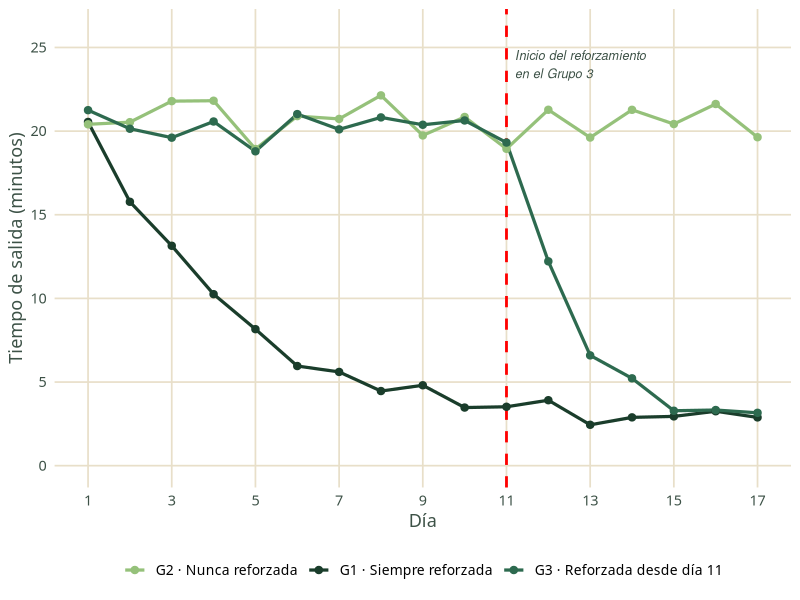

Write the R code that produced this figure.
## ---- chunk 1
library(ggplot2)
library(dplyr)

# Datos simulados del experimento de Tolman
set.seed(42)

dias <- 1:17

# G1: Siempre reforzada - aprende rápido y se estabiliza bajo
g1 <- c(20, 16, 13, 10, 8, 6, 5, 4.5, 4, 3.5, 3, 3, 3, 3, 3, 3, 3) + 
      rnorm(17, 0, 0.4)

# G2: Nunca reforzada - mejora muy poco, queda alto
g2 <- c(22, 22, 21, 22, 20, 21, 20, 21, 20, 21, 20, 21, 20, 21, 20, 21, 20) + 
      rnorm(17, 0, 0.6)

# G3: Sin reforzar hasta día 11, luego cae abruptamente como G1
g3 <- c(21, 21, 20, 21, 20, 21, 20, 21, 20, 21, 20,   # días 1-11
        12, 7, 4.5, 3.5, 3, 3) +                       # días 12-17
      rnorm(17, 0, 0.5)

datos_tolman <- data.frame(
  dia = rep(dias, 3),
  tiempo = c(g1, g2, g3),
  grupo = factor(rep(c("G1 · Siempre reforzada",
                       "G2 · Nunca reforzada",
                       "G3 · Reforzada desde día 11"),
                     each = 17),
                 levels = c("G2 · Nunca reforzada",
                            "G1 · Siempre reforzada",
                            "G3 · Reforzada desde día 11"))
)

# Paleta verde de la materia
colores <- c("G1 · Siempre reforzada"        = "#1a3d2b",
             "G2 · Nunca reforzada"          = "#95c17a",
             "G3 · Reforzada desde día 11"   = "#2d6a4f")

ggplot(datos_tolman, aes(x = dia, y = tiempo, color = grupo)) +
  # Línea vertical marcando el inicio del reforzamiento en G3
  geom_vline(xintercept = 11, linetype = "dashed",
             color = "red", linewidth = 0.95) +
  annotate("text", x = 11.2, y = 24,
           label = "Inicio del reforzamiento\nen el Grupo 3",
           hjust = 0, size = 3.2, color = "#3d5247",
           fontface = "italic") +
  geom_line(linewidth = 1.1) +
  geom_point(size = 2.2) +
  scale_color_manual(values = colores) +
  scale_x_continuous(breaks = seq(1, 17, 2)) +
  scale_y_continuous(limits = c(0, 26), breaks = seq(0, 25, 5)) +
  labs(
    x = "Día",
    y = "Tiempo de salida (minutos)",
    color = NULL
  ) +
  theme_minimal(base_size = 13) +
  theme(
    text = element_text(family = "Source Sans 3"),
    plot.title = element_text(family = "Playfair Display",
                              face = "bold", size = 15,
                              color = "#1a3d2b"),
    plot.subtitle = element_text(color = "#3d5247", size = 11,
                                 margin = margin(b = 12)),
    legend.position = "bottom",
    legend.text = element_text(size = 10),
    panel.grid.minor = element_blank(),
    panel.grid.major = element_line(color = "#e8dfc9"),
    axis.title = element_text(color = "#3d5247"),
    axis.text = element_text(color = "#3d5247")
  )
